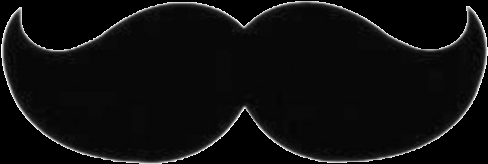
#> input picture Moustache_Overlay_openCV/it.png, 488 x 164 px
$ python moustache_adder.py
#> lines starting #> are read from the running program, lines starting #| are printed output that depends on the picture
#!/usr/bin/env python3
# -*- coding: utf-8 -*-
"""
Created on Fri Sep 25 12:22:45 2020

@author: pavankunchala
"""

import cv2

face_cascade = cv2.CascadeClassifier("haarcascade_frontalface_default.xml")
nose_cascade = cv2.CascadeClassifier("haarcascade_mcs_nose.xml")

#load the imagew
img_moustache = cv2.imread("it.png")
#> img_moustache is the input picture: shape (164, 488, 3); min 0, max 255, mean 13.9

#create a mask fot moustache
img_moustache_mask  = img_moustache[:,:,2]
#cv2.imshow("img moustache mask", img_moustache_mask)

test_face = cv2.imread("face.png")
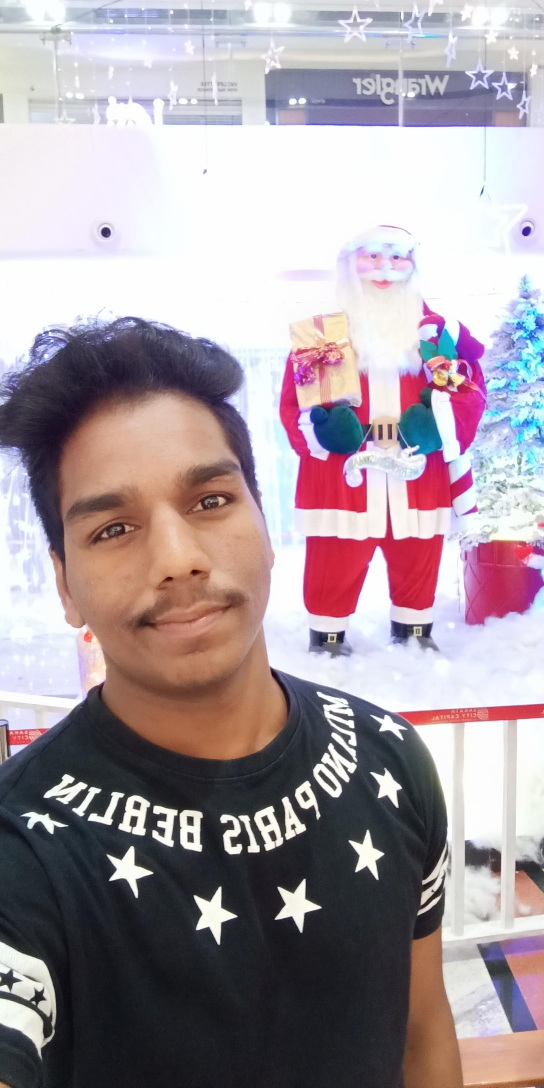
#> input picture Face-Detection-OpenCV/face.png, 1632 x 3264 px, found by its file name (shown at 1/3 size)
#> test_face is the input picture: shape (3264, 1632, 3); mean B, G, R 160.2, 153.9, 166.4

img_moustache = img_moustache[:, :, 0:3]

video_capture = cv2.VideoCapture(0)

while True:
    # Capture frame from the VideoCapture object:
    ret, frame = video_capture.read()
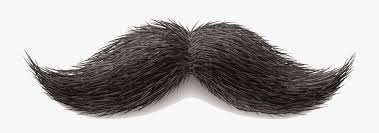
#> input picture Moustache_Overlay_openCV/img23.jpg, 379 x 133 px, given in place of the camera
#> frame is the input picture: shape (133, 379, 3); mean B, G, R 174.9, 175.9, 178.8
    #frame = cv2.imread('face.jpg')

    gray = cv2.cvtColor(frame, cv2.COLOR_BGR2GRAY)

    #detect faces using multi scale
    faces = face_cascade.detectMultiScale(gray,1.3,5)
#> faces = ()

    #iterate over each  detected face
    for(x , y, w, h) in faces:

        #drawinf a rectangle
        #cv2.rectangle(frame, (x, y), (x + w, y + h), (255, 255, 0), 2)


        #Create the ROIS based on the size of the detected face:
        roi_gray = gray[y:y + h, x:x + w]
        roi_color = frame[y:y + h, x:x + w]

        #detect nose
        noses = nose_cascade.detectMultiScale(roi_gray)

        for (nx,ny,nw,nh) in noses:
            # Draw a rectangle to see the detected nose (debugging purposes):
           # cv2.rectangle(roi_color, (nx, ny), (nx + nw, ny + nh), (255, 0, 255), 2)

            #cordinatew where moustache will be places
            x1 = int(nx - nw / 2)
            x2 = int(nx + nw / 2 + nw)
            y1 = int(ny + nh / 2 + nh / 8)
            y2 = int(ny + nh + nh / 4 + nh / 6)

            if x1 < 0 or x2 < 0 or x2 > w or y2 > h:
                continue

            #cv2.rectangle(roi_color, (x1, y1), (x2, y2), (255, 0, 0), 2)

            #calcualte the height width off moustahce
            img_moustache_res_width = int(x2 - x1)
            img_moustache_res_height = int(y2 - y1)

             # Resize the mask to be equal to the region were the glasses will be placed:
            mask = cv2.resize(img_moustache_mask, (img_moustache_res_width, img_moustache_res_height))

            # Create the invert of the mask:
            mask_inv = cv2.bitwise_not(mask)

            # Resize img_glasses to the desired (and previously calculated) size:
            img = cv2.resize(img_moustache, (img_moustache_res_width, img_moustache_res_height))

            # Take ROI from the BGR image:
            roi = roi_color[y1:y2, x1:x2]

            # Create ROI background and ROI foreground:
            roi_bakground = cv2.bitwise_and(roi, roi, mask=mask_inv)
            roi_foreground = cv2.bitwise_and(img, img, mask=mask)

            # Show both roi_bakground and roi_foreground (debugging purposes):
            # cv2.imshow('roi_bakground', roi_bakground)
            # cv2.imshow('roi_foreground', roi_foreground)

            # Add roi_bakground and roi_foreground to create the result:
            res = cv2.add(roi_bakground, roi_foreground)

            # Set res into the color ROI:
            roi_color[y1:y2, x1:x2] = res

            break
#> this loop made 0 passes
    # Display the resulting frame:
    cv2.imshow('Snapchat-based OpenCV moustache overlay', frame)

    # Press any key to exit:
    if cv2.waitKey(1) & 0xFF == ord('q'):
#> (key q is pressed here)
        break

# Release everything:
video_capture.release()
cv2.destroyAllWindows()
